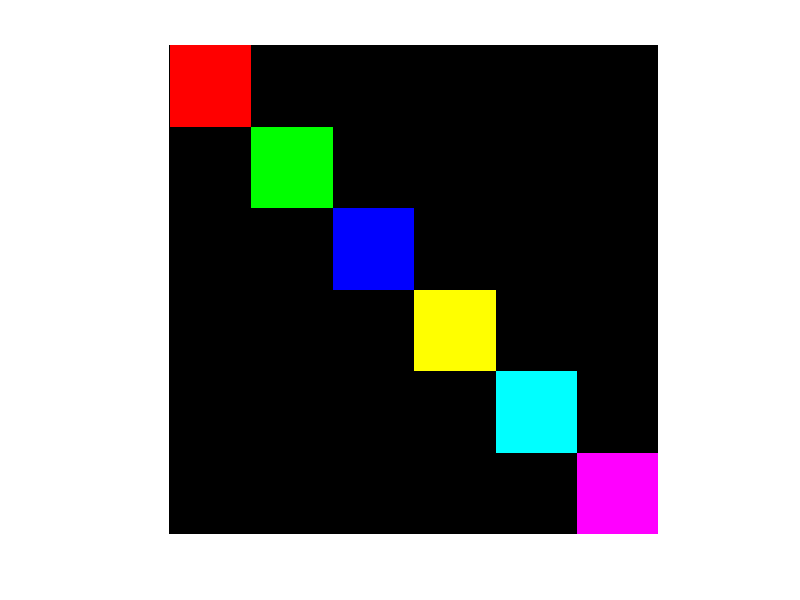

MATLAB code for this plot: (Note: this script raises an error after producing the figure.)
A = zeros(600,600,3);

%RED
A(1:100,1:100,1) =1

%YELLOW
A(501:600,501:600,1) =1
A(501:600,501:600,3) =1

%Green
A(101:200,101:200,2) =1

%blue
A(201:300,201:300,3) =1

%Magenta
A(301:400,301:400,1) =1
A(301:400,301:400,2) =1

%Cyan
A(401:500,401:500,2) =1
A(401:500,401:500,3) =1



imshow(A); impixelinfo()
B= rgb2hsv(A)

figure();
subplot(1,3,1); imshow(B(:,:,1));title("HUE");
subplot(1,3,2); imshow(B(:,:,2));title("Saturation");
subplot(1,3,3); imshow(B(:,:,3));title("Intensity");
imwrite(B,'HSI.jpg')
imwrite(B(:,:,1),'H.jpg')
imwrite(B(:,:,2),'S.jpg')
imwrite(B(:,:,3),'I.jpg')
imwrite(A,'RGBCMY.jpg')
